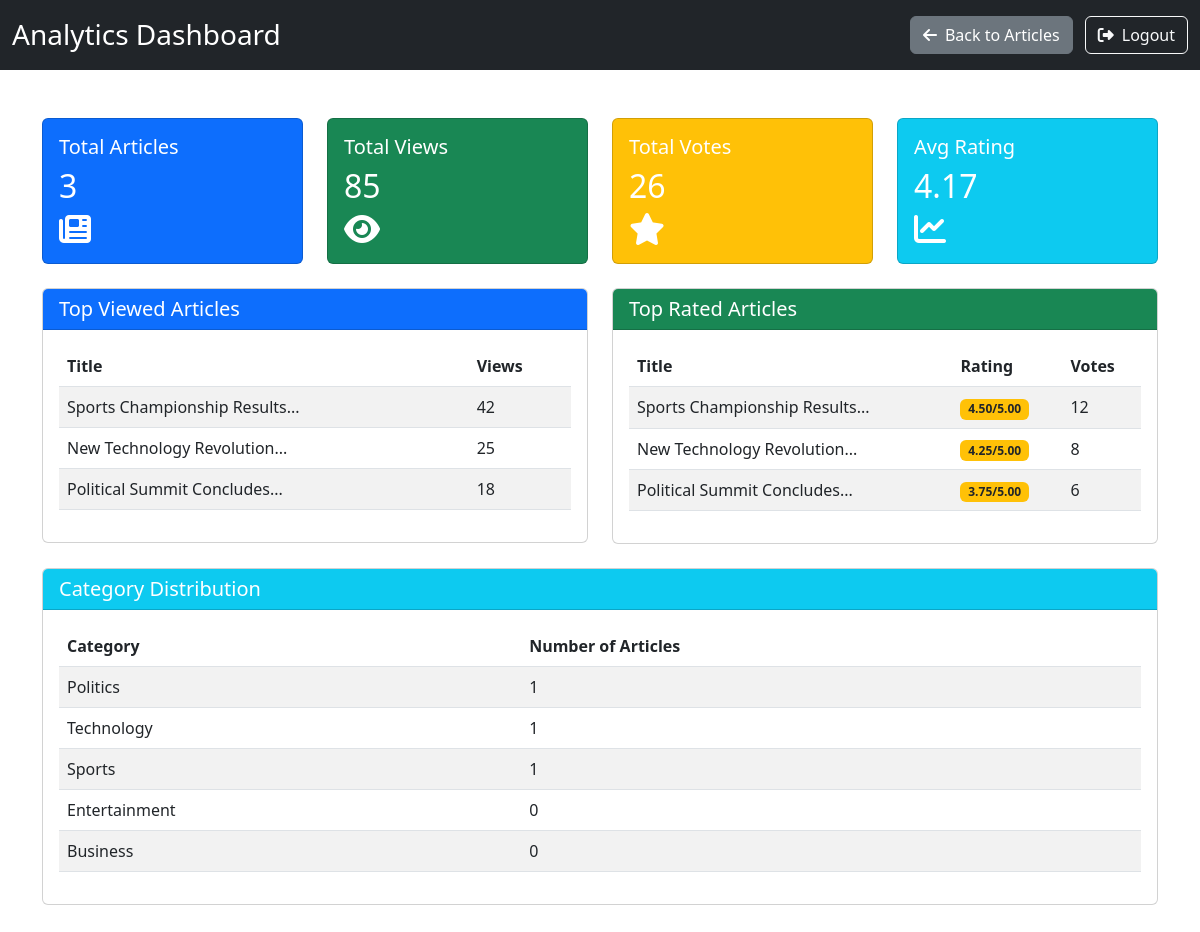
Screenshot of /admin/analytics.php (signed in) with the database file from the repository.
### tables this page shows
CREATE TABLE IF NOT EXISTS news (
    id INT AUTO_INCREMENT PRIMARY KEY,
    title VARCHAR(255) NOT NULL,
    content TEXT NOT NULL,
    category_id INT,
    image VARCHAR(255),
    author VARCHAR(100),
    created_at TIMESTAMP DEFAULT CURRENT_TIMESTAMP,
    views INT DEFAULT 0,
    rating DECIMAL(3,2) DEFAULT 0.00,
    votes INT DEFAULT 0,
    FOREIGN KEY (category_id) REFERENCES categories(id)
);

### admin/analytics.php (the view, shortened to what this page needs)
<?php
include '../includes/config.php';
$topViewedSql = "SELECT id, title, views FROM news ORDER BY views DESC LIMIT 10";
$topViewedResult = $conn->query($topViewedSql);
$topRatedSql = "SELECT id, title, rating, votes FROM news WHERE votes > 0 ORDER BY rating DESC LIMIT 10";
$topRatedResult = $conn->query($topRatedSql);
$categorySql = "SELECT c.name, COUNT(n.id) as article_count FROM categories c LEFT JOIN news n ON c.id = n.category_id GROUP BY c.id, c.name";
$categoryResult = $conn->query($categorySql);
$totalArticlesSql = "SELECT COUNT(*) as total FROM news";
$totalArticlesResult = $conn->query($totalArticlesSql);
$totalArticles = $totalArticlesResult->fetch_assoc()['total'];
$totalViewsSql = "SELECT SUM(views) as total_views FROM news";
$totalViewsResult = $conn->query($totalViewsSql);
$totalViews = $totalViewsResult->fetch_assoc()['total_views'] ?? 0;
$totalVotesSql = "SELECT SUM(votes) as total_votes FROM news";
$totalVotesResult = $conn->query($totalVotesSql);
$totalVotes = $totalVotesResult->fetch_assoc()['total_votes'] ?? 0;
$avgRatingSql = "SELECT AVG(rating) as avg_rating FROM news WHERE votes > 0";
$avgRatingResult = $conn->query($avgRatingSql);
$avgRating = $avgRatingResult->fetch_assoc()['avg_rating'] ?? 0;
?>
<!DOCTYPE html>
<html lang="en">
<head>
    <link href="https://cdn.jsdelivr.net/npm/bootstrap@5.3.0-alpha1/dist/css/bootstrap.min.css" rel="stylesheet">
    <link rel="stylesheet" href="https://cdnjs.cloudflare.com/ajax/libs/font-awesome/6.4.0/css/all.min.css">
</head>
<body>
    <header class="bg-dark text-white py-3 mb-4">
        <div class="container-fluid">
            <div class="row align-items-center">
                <div class="col-md-6">
                    <h1 class="h3 mb-0">Analytics Dashboard</h1>
                </div>
                <div class="col-md-6 text-end">
                    <a href="index.php" class="btn btn-secondary"><i class="fas fa-arrow-left me-2"></i>Back to Articles</a>
                    <a href="logout.php" class="btn btn-outline-light ms-2"><i class="fas fa-sign-out-alt me-2"></i>Logout</a>
                </div>
            </div>
        </div>
    </header>
    <main class="container my-5">
        <div class="row mb-4">
            <div class="col-md-3">
                <div class="card text-white bg-primary">
                    <div class="card-body">
                        <h5 class="card-title">Total Articles</h5>
                        <h2><?php echo $totalArticles; ?></h2>
                        <i class="fas fa-newspaper fa-2x"></i>
                    </div>
                </div>
            </div>
            <div class="col-md-3">
                <div class="card text-white bg-success">
                    <div class="card-body">
                        <h5 class="card-title">Total Views</h5>
                        <h2><?php echo number_format($totalViews); ?></h2>
                        <i class="fas fa-eye fa-2x"></i>
                    </div>
                </div>
            </div>
            <div class="col-md-3">
                <div class="card text-white bg-warning">
                    <div class="card-body">
                        <h5 class="card-title">Total Votes</h5>
                        <h2><?php echo number_format($totalVotes); ?></h2>
                        <i class="fas fa-star fa-2x"></i>
                    </div>
                </div>
            </div>
            <div class="col-md-3">
                <div class="card text-white bg-info">
                    <div class="card-body">
                        <h5 class="card-title">Avg Rating</h5>
                        <h2><?php echo number_format($avgRating, 2); ?></h2>
                        <i class="fas fa-chart-line fa-2x"></i>
                    </div>
                </div>
            </div>
        </div>
        <div class="row">
            <div class="col-md-6">
                <div class="card mb-4">
                    <div class="card-header bg-primary text-white">
                        <h5 class="mb-0">Top Viewed Articles</h5>
                    </div>
                    <div class="card-body">
                        <div class="table-responsive">
                            <table class="table table-striped">
                                <thead>
                                    <tr>
                                        <th>Title</th>
                                        <th>Views</th>
                                    </tr>
                                </thead>
                                <tbody>
                                    <?php if ($topViewedResult->num_rows > 0): ?>
                                        <?php while($row = $topViewedResult->fetch_assoc()): ?>
                                            <tr>
                                                <td><?php echo substr($row['title'], 0, 40); ?>...</td>
                                                <td><?php echo number_format($row['views']); ?></td>
                                            </tr>
                                        <?php endwhile; ?>
                                    <?php else: ?>
                                        <tr>
                                            <td colspan="2" class="text-center">No data available</td>
                                        </tr>
                                    <?php endif; ?>
                                </tbody>
                            </table>
                        </div>
                    </div>
                </div>
            </div>
            <div class="col-md-6">
                <div class="card mb-4">
                    <div class="card-header bg-success text-white">
                        <h5 class="mb-0">Top Rated Articles</h5>
                    </div>
                    <div class="card-body">
                        <div class="table-responsive">
                            <table class="table table-striped">
                                <thead>
                                    <tr>
                                        <th>Title</th>
                                        <th>Rating</th>
                                        <th>Votes</th>
                                    </tr>
                                </thead>
                                <tbody>
                                    <?php if ($topRatedResult->num_rows > 0): ?>
                                        <?php while($row = $topRatedResult->fetch_assoc()): ?>
                                            <tr>
                                                <td><?php echo substr($row['title'], 0, 30); ?>...</td>
                                                <td>
                                                    <span class="badge bg-warning text-dark">
                                                        <?php echo number_format($row['rating'], 2); ?>/5.00
                                                    </span>
                                                </td>
                                                <td><?php echo $row['votes']; ?></td>
                                            </tr>
                                        <?php endwhile; ?>
                                    <?php else: ?>
                                        <tr>
                                            <td colspan="3" class="text-center">No data available</td>
                                        </tr>
                                    <?php endif; ?>
                                </tbody>
                            </table>
                        </div>
                    </div>
                </div>
            </div>
        </div>
        <div class="row">
            <div class="col-md-12">
                <div class="card">
                    <div class="card-header bg-info text-white">
                        <h5 class="mb-0">Category Distribution</h5>
                    </div>
                    <div class="card-body">
                        <div class="table-responsive">
                            <table class="table table-striped">
                                <thead>
                                    <tr>
                                        <th>Category</th>
                                        <th>Number of Articles</th>
                                    </tr>
                                </thead>
                                <tbody>
                                    <?php if ($categoryResult->num_rows > 0): ?>
                                        <?php while($row = $categoryResult->fetch_assoc()): ?>
                                            <tr>
                                                <td><?php echo $row['name']; ?></td>
                                                <td><?php echo $row['article_count']; ?></td>
                                            </tr>
                                        <?php endwhile; ?>
                                    <?php else: ?>
                                        <tr>
                                            <td colspan="2" class="text-center">No data available</td>
                                        </tr>
                                    <?php endif; ?>
                                </tbody>
                            </table>
                        </div>
                    </div>
                </div>
            </div>
        </div>
    </main>
</body>
</html>

### rows the page displays
news: title "Sports Championship Results", views "42", rating "4.50", votes "12"
news: title "New Technology Revolution", views "25", rating "4.25", votes "8"
news: title "Political Summit Concludes", views "18", rating "3.75", votes "6"

### other values shown
$totalArticles "3"
$totalViews "85"
$totalVotes "26"
$avgRating "4.17"
$row['name'] "Politics"
$row['article_count'] "1"
$row['name'] "Technology"
$row['name'] "Sports"
$row['name'] "Entertainment"
$row['article_count'] "0"
$row['name'] "Business"
